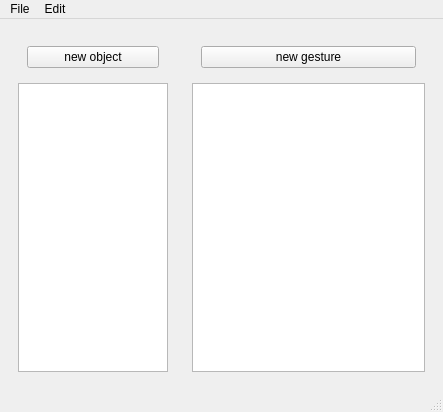
<?xml version="1.0" encoding="UTF-8"?>
<ui version="4.0">
 <class>Gecon::MainWindow</class>
 <widget class="QMainWindow" name="Gecon::MainWindow">
  <property name="geometry">
   <rect>
    <x>0</x>
    <y>0</y>
    <width>443</width>
    <height>412</height>
   </rect>
  </property>
  <property name="windowTitle">
   <string>MainWindow</string>
  </property>
  <widget class="QWidget" name="centralwidget">
   <layout class="QHBoxLayout" name="horizontalLayout" stretch="2,3">
    <item>
     <widget class="QWidget" name="widget" native="true">
      <layout class="QVBoxLayout" name="verticalLayout_2">
       <item>
        <widget class="QWidget" name="widget_3" native="true">
         <layout class="QHBoxLayout" name="horizontalLayout_3">
          <item>
           <widget class="QPushButton" name="newObjectButton">
            <property name="text">
             <string>new object</string>
            </property>
           </widget>
          </item>
         </layout>
        </widget>
       </item>
       <item>
        <widget class="QListView" name="listView"/>
       </item>
      </layout>
     </widget>
    </item>
    <item>
     <widget class="QWidget" name="widget_2" native="true">
      <layout class="QVBoxLayout" name="verticalLayout">
       <item>
        <widget class="QWidget" name="widget_4" native="true">
         <layout class="QHBoxLayout" name="horizontalLayout_2">
          <item>
           <widget class="QPushButton" name="newGestureButton">
            <property name="text">
             <string>new gesture</string>
            </property>
           </widget>
          </item>
         </layout>
        </widget>
       </item>
       <item>
        <widget class="QTreeView" name="treeView"/>
       </item>
      </layout>
     </widget>
    </item>
   </layout>
  </widget>
  <widget class="QMenuBar" name="menubar">
   <property name="geometry">
    <rect>
     <x>0</x>
     <y>0</y>
     <width>443</width>
     <height>19</height>
    </rect>
   </property>
   <widget class="QMenu" name="menuSoubor">
    <property name="title">
     <string>File</string>
    </property>
    <addaction name="actionExit"/>
   </widget>
   <widget class="QMenu" name="menuEdit">
    <property name="title">
     <string>Edit</string>
    </property>
    <addaction name="actionSettings"/>
   </widget>
   <addaction name="menuSoubor"/>
   <addaction name="menuEdit"/>
  </widget>
  <widget class="QStatusBar" name="statusbar"/>
  <action name="actionSettings">
   <property name="text">
    <string>Settings</string>
   </property>
  </action>
  <action name="actionExit">
   <property name="text">
    <string>Exit</string>
   </property>
   <property name="shortcut">
    <string>Ctrl+Q</string>
   </property>
  </action>
 </widget>
 <resources/>
 <connections>
  <connection>
   <sender>actionExit</sender>
   <signal>triggered()</signal>
   <receiver>Gecon::MainWindow</receiver>
   <slot>close()</slot>
   <hints>
    <hint type="sourcelabel">
     <x>-1</x>
     <y>-1</y>
    </hint>
    <hint type="destinationlabel">
     <x>221</x>
     <y>205</y>
    </hint>
   </hints>
  </connection>
 </connections>
</ui>
